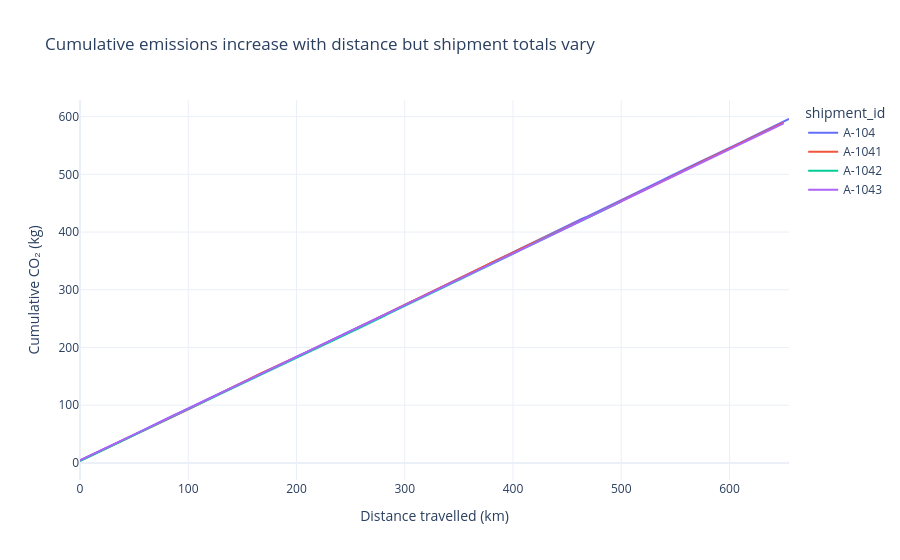

Here is the notebook cell this chart was saved with:
### Markdown cell above
**Interpretation objective:** This links environmental footprint to shipment progress and shipment identity.

### Code cell
fig = px.line(shipments, x="distance_km", y="cumulative_co2_kg", color="shipment_id",
              labels={"distance_km":"Distance travelled (km)", "cumulative_co2_kg":"Cumulative CO₂ (kg)"},
              title="Cumulative emissions increase with distance but shipment totals vary")
fig.update_layout(template="plotly_white")
fig.show()

### Figure 1 — Plotly figure (JSON) as saved in the notebook; plotly's stock layout.template omitted (floating-point values rounded to 4 significant figures; data arrays with more than 128 entries replaced by an {"elided": "..."} marker saying what was removed)
{"data": [{"hovertemplate": "shipment_id=A-104<br>Distance travelled (km)=%{x}<br>Cumulative CO₂ (kg)=%{y}<extra></extra>", "legendgroup": "A-104", "line": {"color": "#636efa", "dash": "solid"}, "marker": {"symbol": "circle"}, "mode": "lines", "name": "A-104", "orientation": "v", "showlegend": true, "type": "scatter", "x": {"elided": "145 float values"}, "xaxis": "x", "y": {"elided": "145 float values"}, "yaxis": "y"}, {"hovertemplate": "shipment_id=A-1041<br>Distance travelled (km)=%{x}<br>Cumulative CO₂ (kg)=%{y}<extra></extra>", "legendgroup": "A-1041", "line": {"color": "#EF553B", "dash": "solid"}, "marker": {"symbol": "circle"}, "mode": "lines", "name": "A-1041", "orientation": "v", "showlegend": true, "type": "scatter", "x": {"elided": "145 float values"}, "xaxis": "x", "y": {"elided": "145 float values"}, "yaxis": "y"}, {"hovertemplate": "shipment_id=A-1042<br>Distance travelled (km)=%{x}<br>Cumulative CO₂ (kg)=%{y}<extra></extra>", "legendgroup": "A-1042", "line": {"color": "#00cc96", "dash": "solid"}, "marker": {"symbol": "circle"}, "mode": "lines", "name": "A-1042", "orientation": "v", "showlegend": true, "type": "scatter", "x": {"elided": "145 float values"}, "xaxis": "x", "y": {"elided": "145 float values"}, "yaxis": "y"}, {"hovertemplate": "shipment_id=A-1043<br>Distance travelled (km)=%{x}<br>Cumulative CO₂ (kg)=%{y}<extra></extra>", "legendgroup": "A-1043", "line": {"color": "#ab63fa", "dash": "solid"}, "marker": {"symbol": "circle"}, "mode": "lines", "name": "A-1043", "orientation": "v", "showlegend": true, "type": "scatter", "x": {"elided": "145 float values"}, "xaxis": "x", "y": {"elided": "145 float values"}, "yaxis": "y"}], "layout": {"legend": {"title": {"text": "shipment_id"}, "tracegroupgap": 0}, "title": {"text": "Cumulative emissions increase with distance but shipment totals vary"}, "xaxis": {"anchor": "y", "domain": [0, 1], "title": {"text": "Distance travelled (km)"}}, "yaxis": {"anchor": "x", "domain": [0, 1], "title": {"text": "Cumulative CO₂ (kg)"}}}}
